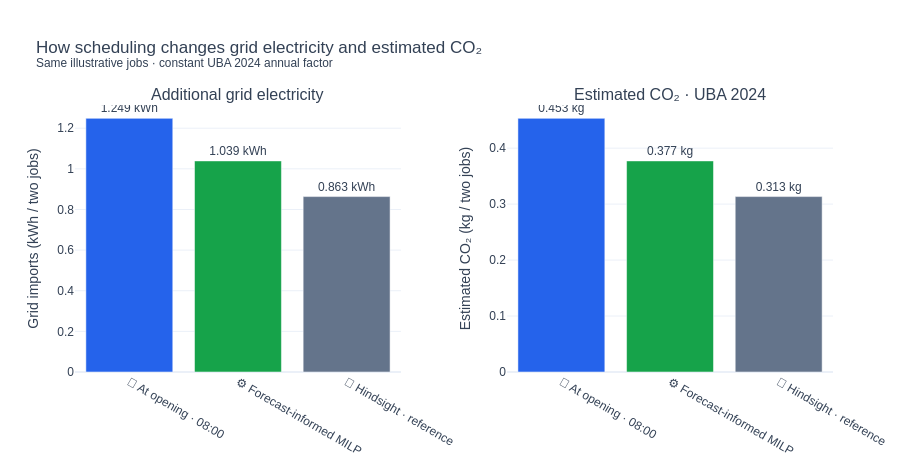

The code cell stored with this chart in its notebook:
### Markdown cell above
<a id="sustainability"></a>
### 🌍 6. What is the environmental impact of moving the jobs?

A cheaper schedule may also use more solar electricity and less grid power. To compare the same work fairly, I measure the **additional grid electricity** required by each schedule, then estimate its associated CO₂ using Germany's **2024 annual electricity-mix factor**.

| Measure | How it is calculated |
|:---|:---|
| 🔌 **Additional grid electricity** | Grid energy needed for the two jobs after the assumed PV contribution (kWh) |
| 🌱 **2024 emissions factor** | **0.363 kg CO₂ per kWh** of grid electricity — German Umweltbundesamt (UBA) |
| 📊 **Estimated grid CO₂** | **Additional grid electricity (kWh) × 0.363 kg CO₂/kWh** |

**How to read the results:** All strategies perform the same **2.40 kWh of work**. A lower grid-energy value means more of that work is covered by assumed on-site PV, so the annual-factor CO₂ estimate is also lower.

<details><summary>📚 Source, method and interpretation</summary>

- **Source:** [Umweltbundesamt — CO₂ emissions per kilowatt-hour of electricity in 2024](https://www.umweltbundesamt.de/themen/co2-emissionen-pro-kilowattstunde-strom-2024), published **9 April 2025**. The same factor is used in `03_plant_optimization_eda.ipynb`.
- **Scope:** This is a **generation-related estimate** based on Germany's *annual average*. It is not an hourly emissions forecast, a lifecycle assessment or independently measured avoided CO₂.
- **Assumptions:** PV electricity can offset the jobs' grid imports only if the systems share an electrical connection. That connection is **not verified** in the dataset.
- **Optimization setting:** The MILP also includes a research weight of **€0.02 per kg CO₂**. This is an assumed preference, **not a government carbon price or customer tariff**.

</details>

### Code cell
# 🌍 7. Sustainability — modeled grid energy and UBA-2024 estimated CO₂.
energy_means = [float(results.get_column(f"{s}_grid_kWh").mean())
                for s in ("Early", "MILP", "Hindsight")]
co2_means = [float(results.get_column(f"{s}_CO2_kg").mean())
             for s in ("Early", "MILP", "Hindsight")]
energy_summary = pl.DataFrame({
    "Strategy": labels,
    "Mean grid import (kWh / 2 jobs)": energy_means,
    "Mean estimated CO₂ (kg / 2 jobs)": co2_means,
})
show_table(energy_summary, "🌱 Additional grid electricity and annual-factor CO₂ estimates")
mean_grid_saved = float(results.get_column("Grid_reduction_vs_early_kWh").mean())
mean_co2_saved = float(results.get_column("CO2_reduction_vs_early_kg").mean())

from plotly.subplots import make_subplots
fig_green = make_subplots(rows=1, cols=2, horizontal_spacing=.14,
                          subplot_titles=("Additional grid electricity", "Estimated CO₂ · UBA 2024"))
fig_green.add_trace(go.Bar(x=labels, y=energy_means, marker_color=colors,
                           text=[f"{v:.3f} kWh" for v in energy_means], textposition="outside",
                           showlegend=False), row=1, col=1)
fig_green.add_trace(go.Bar(x=labels, y=co2_means, marker_color=colors,
                           text=[f"{v:.3f} kg" for v in co2_means], textposition="outside",
                           showlegend=False), row=1, col=2)
fig_green.update_yaxes(title="Grid imports (kWh / two jobs)", rangemode="tozero", row=1, col=1)
fig_green.update_yaxes(title="Estimated CO₂ (kg / two jobs)", rangemode="tozero", row=1, col=2)
fig_green.update_layout(template="plotly_white", height=470,
                        title={"text": "How scheduling changes grid electricity and estimated CO₂"
                               "<br><sup>Same illustrative jobs · constant UBA 2024 annual factor</sup>", "x": .04},
                        margin=dict(l=75,r=25,t=105,b=85),
                        font=dict(family="Arial,sans-serif",color="#334155"))
fig_green.show()

if mean_grid_saved > 1e-9:
    energy_message = f"**{mean_grid_saved:.3f} kWh less**"
    co2_message = f"**{mean_co2_saved:.3f} kg less**"
elif mean_grid_saved < -1e-9:
    energy_message = f"**{abs(mean_grid_saved):.3f} kWh more**"
    co2_message = f"**{abs(mean_co2_saved):.3f} kg more**"
else:
    energy_message = "**the same amount of grid electricity**"
    co2_message = "**unchanged**"
report(
    f"Across **{results.height} matched dates**, MILP required {energy_message} "
    f"per two-job schedule than starting at 08:00. The annual-factor CO₂ estimate "
    f"was {co2_message}. The jobs still consume the same 2.40 kWh; "
    "only the modeled share supplied by the grid changes. "
    "These are scenario estimates, not verified avoided emissions."
)

### Figure 1 — Plotly figure (JSON) as saved in the notebook; plotly's stock layout.template omitted (floating-point values rounded to 4 significant figures)
{"data": [{"marker": {"color": ["#2563eb", "#16a34a", "#64748b"]}, "showlegend": false, "text": ["1.249 kWh", "1.039 kWh", "0.863 kWh"], "textposition": "outside", "type": "bar", "x": ["🌅 At opening · 08:00", "⚙️ Forecast-informed MILP", "🔭 Hindsight · reference"], "xaxis": "x", "y": [1.249, 1.039, 0.8635], "yaxis": "y"}, {"marker": {"color": ["#2563eb", "#16a34a", "#64748b"]}, "showlegend": false, "text": ["0.453 kg", "0.377 kg", "0.313 kg"], "textposition": "outside", "type": "bar", "x": ["🌅 At opening · 08:00", "⚙️ Forecast-informed MILP", "🔭 Hindsight · reference"], "xaxis": "x2", "y": [0.4532, 0.3772, 0.3134], "yaxis": "y2"}], "layout": {"annotations": [{"font": {"size": 16}, "showarrow": false, "text": "Additional grid electricity", "x": 0.215, "xanchor": "center", "xref": "paper", "y": 1, "yanchor": "bottom", "yref": "paper"}, {"font": {"size": 16}, "showarrow": false, "text": "Estimated CO₂ · UBA 2024", "x": 0.785, "xanchor": "center", "xref": "paper", "y": 1, "yanchor": "bottom", "yref": "paper"}], "font": {"color": "#334155", "family": "Arial,sans-serif"}, "height": 470, "margin": {"b": 85, "l": 75, "r": 25, "t": 105}, "title": {"text": "How scheduling changes grid electricity and estimated CO₂<br><sup>Same illustrative jobs · constant UBA 2024 annual factor</sup>", "x": 0.04}, "xaxis": {"anchor": "y", "domain": [0, 0.43]}, "xaxis2": {"anchor": "y2", "domain": [0.57, 1]}, "yaxis": {"anchor": "x", "domain": [0, 1], "rangemode": "tozero", "title": {"text": "Grid imports (kWh / two jobs)"}}, "yaxis2": {"anchor": "x2", "domain": [0, 1], "rangemode": "tozero", "title": {"text": "Estimated CO₂ (kg / two jobs)"}}}}
